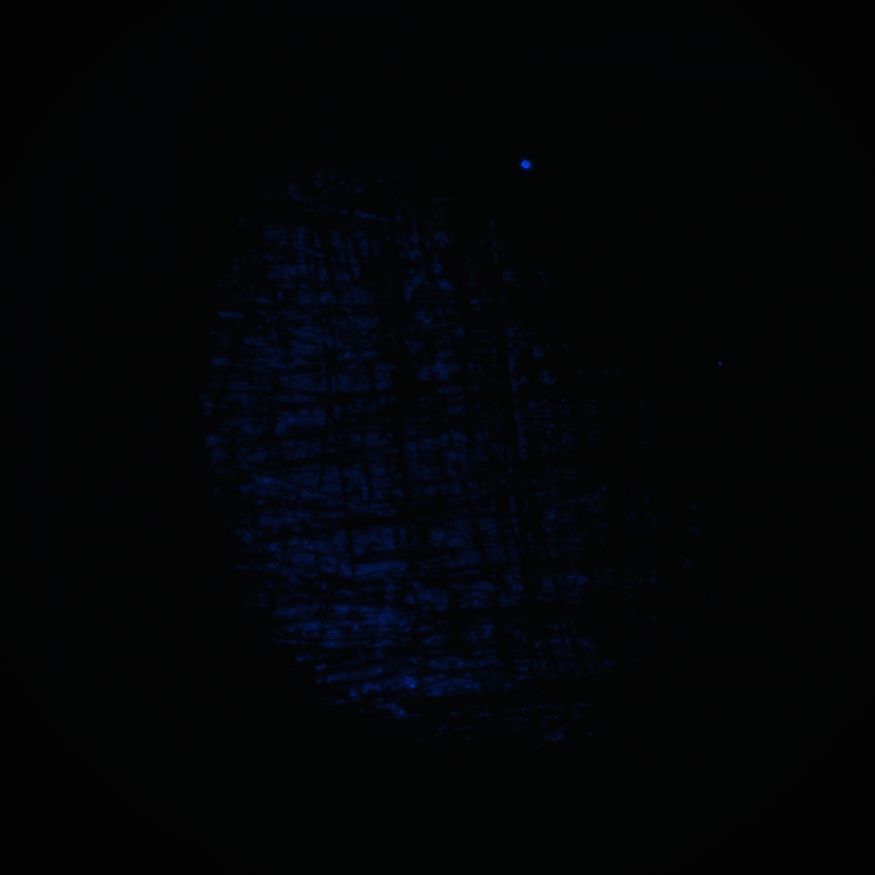
#> input picture Sahli method/input/Liang/2021_October_31 20.48.50.559.png, 1750 x 1750 px, found by its file name (shown at 1/2 size); its folder holds only this picture in this run
$ python 'test-Sahli method.py'
#> lines starting #> are read from the running program, lines starting #| are printed output that depends on the picture; after the words box and inside, x2 and y2 are one past the last pixel; in counts of white or black regions, pixels touching at a corner belong together
### Sahli method/Sahli_etal_2018.py
import numpy as np
from scipy.optimize import curve_fit
import matplotlib.pyplot as plt
from tqdm import tqdm
import math
import cv2
np.seterr(divide='ignore',invalid='ignore')
#code
def get_hist(img_gray,l = 8):
    '''
    param : img_gray is a mat
            l is the bit of the image
    return : histogram of img_gray
    '''
    hist, bins = np.histogram(img_gray.ravel(), bins=2**l, range=(0, 2**l))
    p = hist/sum(hist)
    return p

def get_pixels(img_gray,l = 8):
    '''
    param : img_gray is a mat
            l is the bit of the image
    return : number for each gray
    '''
    hist, bins = np.histogram(img_gray.ravel(), bins=2**l, range=(0, 2**l))
    pixel = hist
    return pixel

def get_min_val(list1,list2):
    '''获得list1与list2组成的图像交点的左边的交点
    要求第一个参数必须是背景图像，第二个才是前景，顺序不能乱
    '''
    diff = list(np.array(list1) -np.array(list2))
    res = 0
    for index,val in enumerate(diff):
        if val >= 0:
            res = index
            break
    return res


def G(u,std_dev,z):
    '''std_dev and u are constant'''
    res = 1 / (std_dev * 2**0.5 * np.pi ** 0.5) * np.exp(- (z - u)**2 / (2 * std_dev**2))
    return res

def F(a,b,c,d,z):
    '''a b c d are constant
    "a" is a normalization parameter
    '''
    res = a * np.exp( ((z - b) / c)**2 ) * np.log(1 + np.exp(0.1 *(z - d)))
    return res

def h(z, u,std_dev, a,b,c,d ,C1):
    '''z is var
        Other variables are constants that need to be estimated.
        C1 is A*
        C2 is no need to estimate ,C2 is 1 - A*
    '''
    C2 = 1 - C1
    res = C1 * G(u,std_dev,z) + C2 * F(a,b,c,d,z)
    return res


def Sahli_etal_2018(img_gray,l = 8,savePath=None):
    '''
    method: Minimum_error_method - Sahli_etal_2018
    param : img_gray mat
            l is the bit of the image
    return: k(threshold) and binary_image_mat
    this function is used to save the histogram of the img
    '''
    # Reference:paper [1]
    # Begin  ###################################################
    # Get the histogram of img_gray
    p = get_hist(img_gray,l)
    pixels = get_pixels(img_gray,l)
    # A_star_list     = [sum(pixels[0:k+1])/sum(pixels) for k in range(2**l)]
    # Sub_A_star_list = [1 - A_star for A_star in A_star_list]
    ydata = p.copy() # h(z) is ydata
    xdata = [i for i in range(len(ydata))]
    #range of parameters
    ''' u:[0,255], std_dev:[0:255],a:[0:np.inf],b:[0:255],c:[0:255],d:[-np.inf:+np.inf] ,C1:[0:1]'''
    param_bounds=([ 0,0,0,0,0,-np.inf,0],[255,255,np.inf,255,255,np.inf,1])
    # Fit histogram
    popt, pcov = curve_fit(h, xdata, ydata,bounds=param_bounds,maxfev = 10000)

    # for i,ch in enumerate( ['u','std_dev', 'a','b','c','d' ,'C1']) :
    #     print(f"{ch}: {popt[i]}")

    u,std_dev,a,b,c,d ,C1 = popt
    C2 = 1 - C1
    y1  = [h(z, *popt) for z in xdata]  #直方图拟合后的y值
    y_G = [G(u,std_dev,z)*C1 for z in xdata]  #前景的图线
    y_F = [F(a,b,c,d,z)*C2 for z in xdata]  #背景的图线
    plt.plot(xdata,y_G,"g")              #绘制前景图线
    plt.plot(xdata,y_F,"black")        #绘制背景图线
    plt.plot(xdata, y1, 'r')           #直方图拟合的图线
    plt.plot(xdata, ydata , "b")     #原始直方图
    plt.legend(labels=["target","background","histgram","origin hist"],loc="lower right",fontsize=10)
    plt.grid()
    list(map(abs,np.array(y_G) -np.array(y_F)))
    k = get_min_val(y_G,y_F)
    plt.axvline(x = k)
    # plt.show()
    # 保存一下绘制的直方图
    if savePath != None:
        plt.savefig(savePath)
    plt.close()
    _ , binary = cv2.threshold(img_gray, k, 2**l - 1, cv2.THRESH_BINARY)
    # binary = cv2.bitwise_not(binary)
    return k,binary


# [11 lines that do not run on import are left out]

'''
#References:
[1] A Revisit of Various Thresholding Methods for Segmenting the Contact Area Images

#log:

'''

### Sahli method/test-Sahli method.py
import Sahli_etal_2018
import Sahli_etal_2018_without_a
import matplotlib.pyplot as plt
import numpy as np
import cv2
import os

def img_concat_RGB_and_Binary(img,binary):
    dst = cv2.cvtColor(binary,cv2.COLOR_GRAY2BGR)
    img_=cv2.hconcat([img,dst])
    return img_

def save_hist(img_gray,k,save_dir):
    '''to return a hist of img_gray and tick k in that'''
    plt.hist(img_gray.ravel(), 256, [0, 256])
    hist, bins = np.histogram(img_gray.ravel(), bins=256, range=(0, 256))
    plt.plot([k],[hist[k]], color='r',marker='v',linewidth = 10)
    plt.title("img_histgram")
    plt.xlabel("gray")
    plt.ylabel("pixs")
    plt.savefig(save_dir)
    plt.close()

if __name__ == "__main__":
    path_input  = "Sahli method/input"
    path_output = "Sahli method/output"
    input_folders = os.listdir(path_input)
    threshold_dict = {}
    for folder_name in input_folders:
        threshold_list = []
        if not os.path.exists(path_output + "/" + folder_name):
            os.makedirs(path_output + "/" + folder_name)
        for file_name in os.listdir(path_input + "/" + folder_name):
            print(file_name)
            img = cv2.imread(path_input + "/" + folder_name + "/" + file_name)
#> img is the input picture: shape (1750, 1750, 3); mean B, G, R 7.1, 4.4, 3.4
            img_gray = cv2.cvtColor(img,cv2.COLOR_BGR2GRAY)
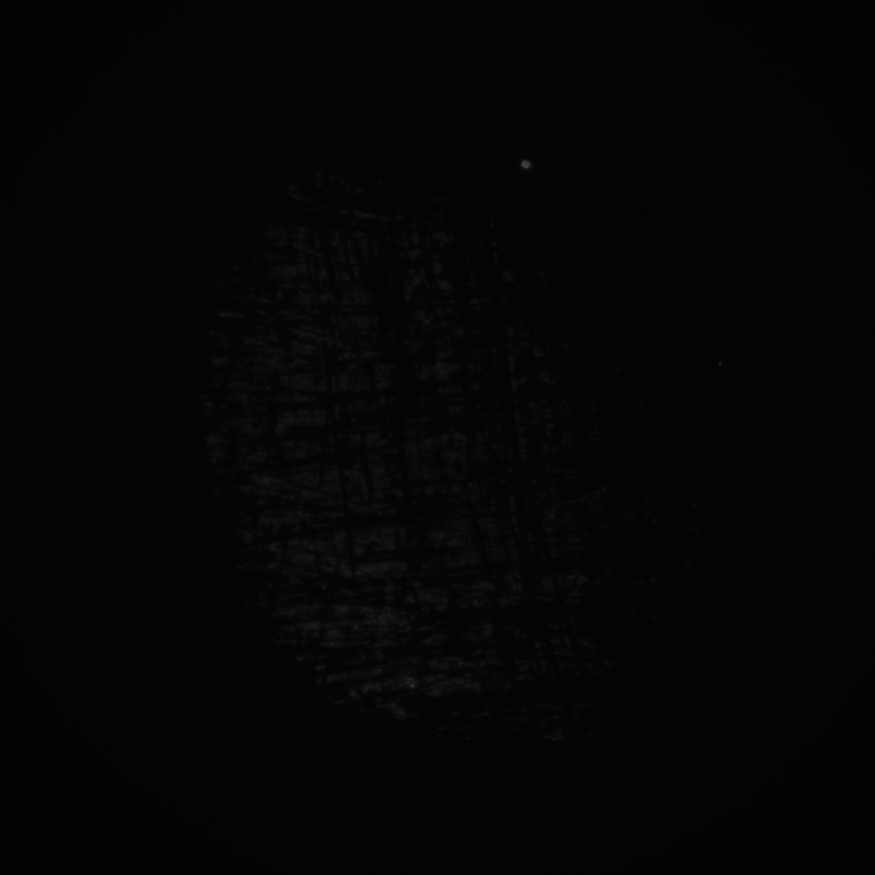
#> img_gray: shape (1750, 1750) (shown at 1/2 size); min 2, max 102, mean 4.4
            #Sahli 原文中的处理方法
            k , binary = Sahli_etal_2018.Sahli_etal_2018(img_gray,savePath = path_output + "/" + folder_name + "/" + f"hist_" + file_name + ".jpg")
#> in get_hist, `hist, bins = np.histogram(img_gray.ravel(), bins=2**l, range=(0, 2**l))`: hist = 256 values, max 1887151 at index 4, min 0 at index 0, mean 11962.9; bins = 257 values from 0 to 256
#> in get_hist, `p = hist/sum(hist)`: p = 256 values, max 0.616 at index 4, min 0 at index 0, mean 0.00391
#> in get_pixels, `hist, bins = np.histogram(img_gray.ravel(), bins=2**l, range=(0, 2**l))`: bins = 257 values from 0 to 256
#> in get_pixels, `pixel = hist`: pixel has the same summary as hist in get_hist
#> in Sahli_etal_2018, `pixels = get_pixels(img_gray,l)`: pixels has the same summary as hist in get_hist
#> in Sahli_etal_2018, `ydata = p.copy()`: ydata has the same summary as p in get_hist
#> in Sahli_etal_2018, `xdata = [i for i in range(len(ydata))]`: xdata = 256 values from 0 to 255
#> in Sahli_etal_2018, `popt, pcov = curve_fit(h, xdata, ydata,bounds=param_bounds,maxfev = 10..`: popt = [3.77, 0.523, 0.102, 229.7, 219.5, 381.4, 0.891]
#> in Sahli_etal_2018, `u,std_dev,a,b,c,d ,C1 = popt`: u = 3.77; std_dev = 0.523; a = 0.102; b = 229.7; c = 219.5; d = 381.4; C1 = 0.891
#> in Sahli_etal_2018, `C2 = 1 - C1`: C2 = 0.109
#> in Sahli_etal_2018, `y1  = [h(z, *popt) for z in xdata]`: y1 = 256 values, max 0.616 at index 4, min 6.19e-84 at index 14, mean 0.00348
#> in Sahli_etal_2018, `y_G = [G(u,std_dev,z)*C1 for z in xdata]`: y_G = 256 values, max 0.616 at index 4, min 0 at index 24, mean 0.00348
#> in Sahli_etal_2018, `y_F = [F(a,b,c,d,z)*C2 for z in xdata]`: y_F = 256 values, max 3.65e-08 at index 255, min 0 at index 0, mean 1.49e-09
#> in get_min_val, `diff = list(np.array(list1) -np.array(list2))`: diff = 256 values, max 0.616 at index 4, min -3.65e-08 at index 255, mean 0.00348
#> the loop in get_min_val, `for index,val in enumerate(diff):` made 1 pass
#> (val, res) on pass 1: (3.62e-12, 0)
#> in Sahli_etal_2018, `k = get_min_val(y_G,y_F)`: k = 0
#> in Sahli_etal_2018, `plt.savefig(savePath)`:
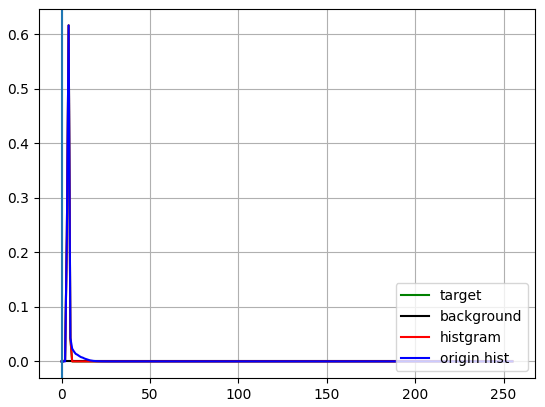
#> figure drawn by matplotlib, 1 panel; curve peaks at x = 4, y = 0.616; curve peaks at x = 255, y = 3.65e-08; curve peaks at x = 4, y = 0.616
#> in Sahli_etal_2018, `_ , binary = cv2.threshold(img_gray, k, 2**l - 1, cv2.THRESH_BINARY)`: binary: shape (1750, 1750); every value is 255
#> k = 0
            #paper 中的改进的处理方法 ，其中不包含待拟合参数 a
            # k , binary = Sahli_etal_2018_without_a.Sahli_etal_2018(img_gray,savePath = path_output + "/" + folder_name + "/" + f"hist_" + file_name + ".jpg")
            img_contact = img_concat_RGB_and_Binary(img,binary)
#> in img_concat_RGB_and_Binary, `dst = cv2.cvtColor(binary,cv2.COLOR_GRAY2BGR)`: dst: shape (1750, 1750, 3); every value is 255
#> in img_concat_RGB_and_Binary, `img_=cv2.hconcat([img,dst])`:
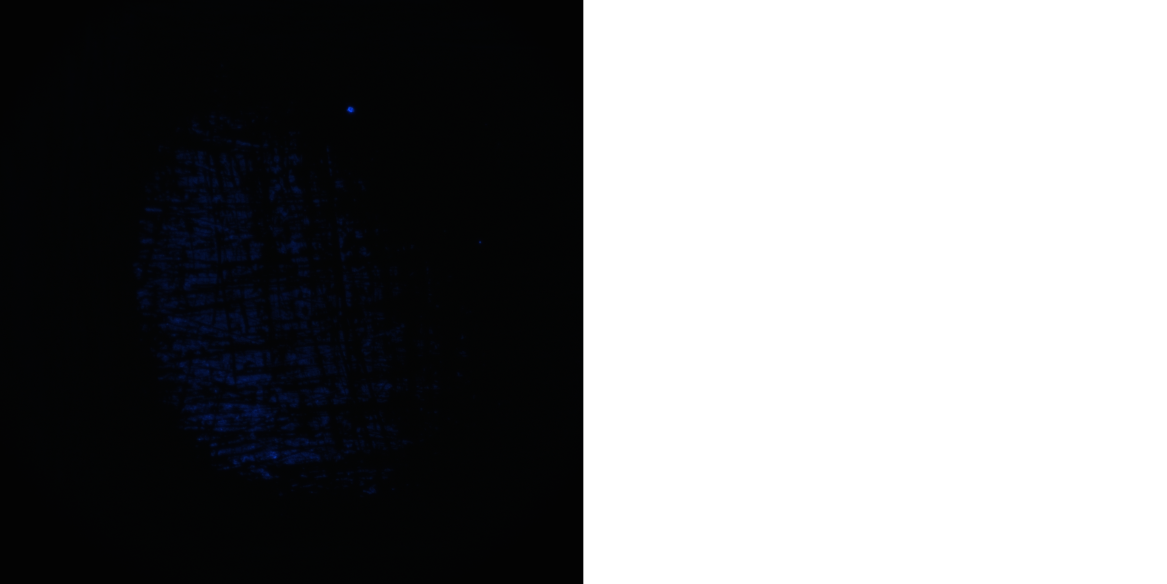
#> img_: shape (1750, 3500, 3) (shown at 1/3 size); mean B, G, R 131.1, 129.7, 129.2
            cv2.imwrite(path_output + "/" + folder_name + "/" + file_name,img_contact)
            threshold_dict[folder_name] = k
            #将本次求得阈值加入
            threshold_list.append(k)
        with open(path_output + "/" + folder_name + f"/{folder_name}.txt",'w',encoding = "utf-8") as f:
            f.write(f"阈值  :{str(threshold_list)}\n")
            f.write(f"阈值均值:{np.mean(threshold_list)}\n")
            f.write(f"阈值方差:{np.var (threshold_list)}\n")
#> pass 2 of the loop `for folder_name in input_folders:`:
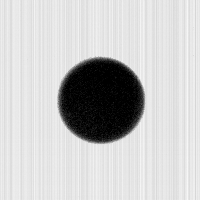
#> input picture Sahli method/input/Mergel et al. 2018/Image_m=000.00_v=0.1_d=3.5_range=02N_000004.png, 200 x 200 px, found by its file name
#> img is the input picture: shape (200, 200, 3); min 0, max 247, mean 198.4
#> img_gray: shape (200, 200)
#> in Sahli_etal_2018 (call 2), `p = get_hist(img_gray,l)`: p = 256 values, max 0.0675 at index 228, min 0 at index 28, mean 0.00391
#> pixels = 256 values, max 2701 at index 228, min 0 at index 28, mean 156.2
#> ydata has the same summary as p
#> popt = [230.2, 5.4, 0.000305, 240.3, 231.9, 632.9, 0.847]
#> u = 230.2; std_dev = 5.4; a = 0.000305; b = 240.3; c = 231.9; d = 632.9; C1 = 0.847
#> C2 = 0.153
#> y1 = 256 values, max 0.0625 at index 230, min 0 at index 0, mean 0.00331
#> y_G has the same summary as y1
#> y_F = 256 values from 0 to 0
#> the loop in get_min_val (call 2), `for index,val in enumerate(diff):` made 1 pass
#> (val, res) on pass 1: (0, 0)
#> in Sahli_etal_2018 (call 2), `_ , binary = cv2.threshold(img_gray, k, 2**l - 1, cv2.THRESH_BINARY)`:
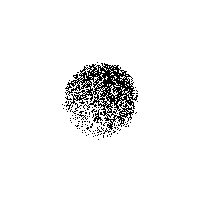
#> binary: shape (200, 200); 94.6% white; black in thin lines or dots, all inside (x1, y1, x2, y2) = (62, 62, 138, 140)
#> in img_concat_RGB_and_Binary (call 2), `img_=cv2.hconcat([img,dst])`:
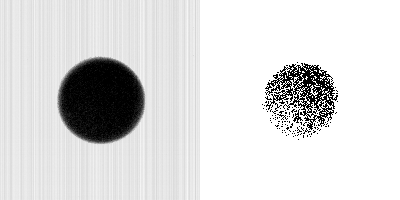
#> img_: shape (200, 400, 3); min 0, max 255, mean 219.8
#> pass 3 of the loop `for folder_name in input_folders:`:
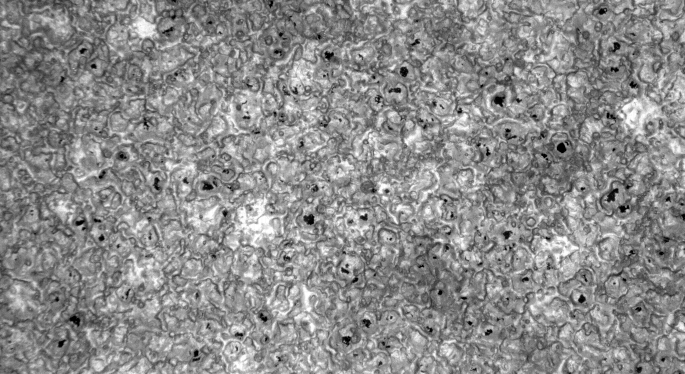
#> input picture Sahli method/input/P=0p98N/Image_m=000.00_v=0.1_d=1.4_range=10N_000000.png, 1370 x 748 px, found by its file name (shown at 1/2 size)
#> img is the input picture: shape (748, 1370, 3); min 0, max 255, mean 139.4
#> img_gray: shape (748, 1370)
#> in Sahli_etal_2018 (call 3), `p = get_hist(img_gray,l)`: p = 256 values, max 0.0155 at index 141, min 8.29e-05 at index 2, mean 0.00391
#> pixels = 256 values, max 15899 at index 141, min 85 at index 2, mean 4003
#> ydata has the same summary as p
#> popt = [136.7, 36.61, 0.0233, 255, 52.18, 237, 0.982]
#> u = 136.7; std_dev = 36.61; a = 0.0233; b = 255; c = 52.18; d = 237; C1 = 0.982
#> C2 = 0.0182
#> y1 = 256 values, max 0.0107 at index 137, min 0.000168 at index 22, mean 0.00392
#> y_G = 256 values, max 0.0107 at index 137, min 1.01e-05 at index 0, mean 0.00383
#> y_F = 256 values, max 0.000827 at index 255, min 2.84e-06 at index 119, mean 8.89e-05
#> in Sahli_etal_2018 (call 3), `k = get_min_val(y_G,y_F)`: k = 23
#> in Sahli_etal_2018 (call 3), `_ , binary = cv2.threshold(img_gray, k, 2**l - 1, cv2.THRESH_BINARY)`:
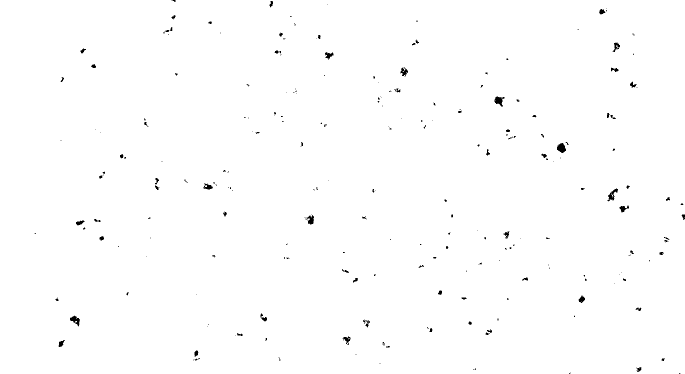
#> binary: shape (748, 1370) (shown at 1/2 size); 99.4% white; 240 black regions (162 under 20 px), largest, box (x1, y1, x2, y2) and area: (1114, 286, 1132, 306) 247, (989, 193, 1009, 213) 230, (140, 631, 160, 653) 210
#> in img_concat_RGB_and_Binary (call 3), `img_=cv2.hconcat([img,dst])`:
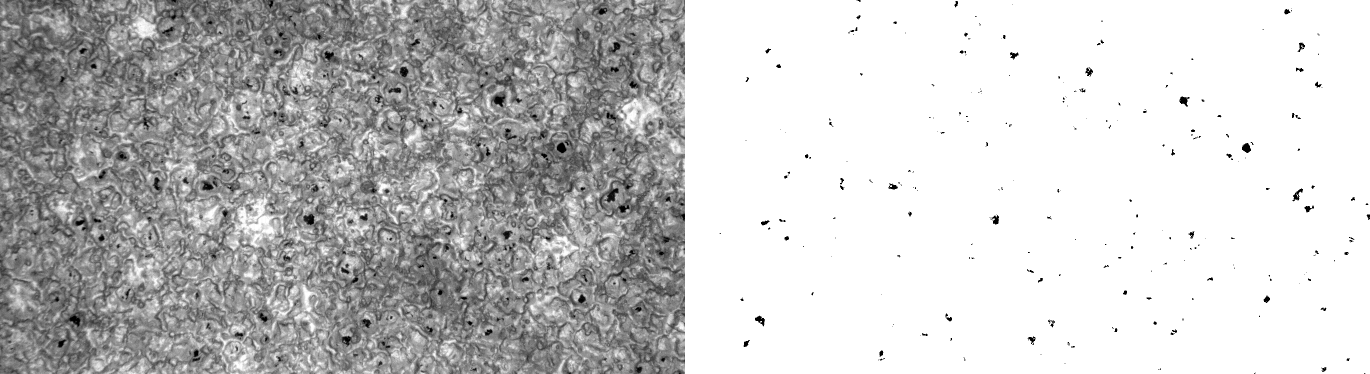
#> img_: shape (748, 2740, 3) (shown at 1/2 size); min 0, max 255, mean 196.5
    #output
    for key in threshold_dict:
        print('{0: <15}'.format(key),end= "   ")
#> this loop made 3 passes
#> key on passes 1 to 3: 'Liang', 'Mergel et al. 2018', 'P=0p98N'
#| Liang
#| Mergel et al. 2018
#| P=0p98N
    print()
    for key in threshold_dict:
        print('{0: ^15}'.format(threshold_dict[key]),end= "   ")
